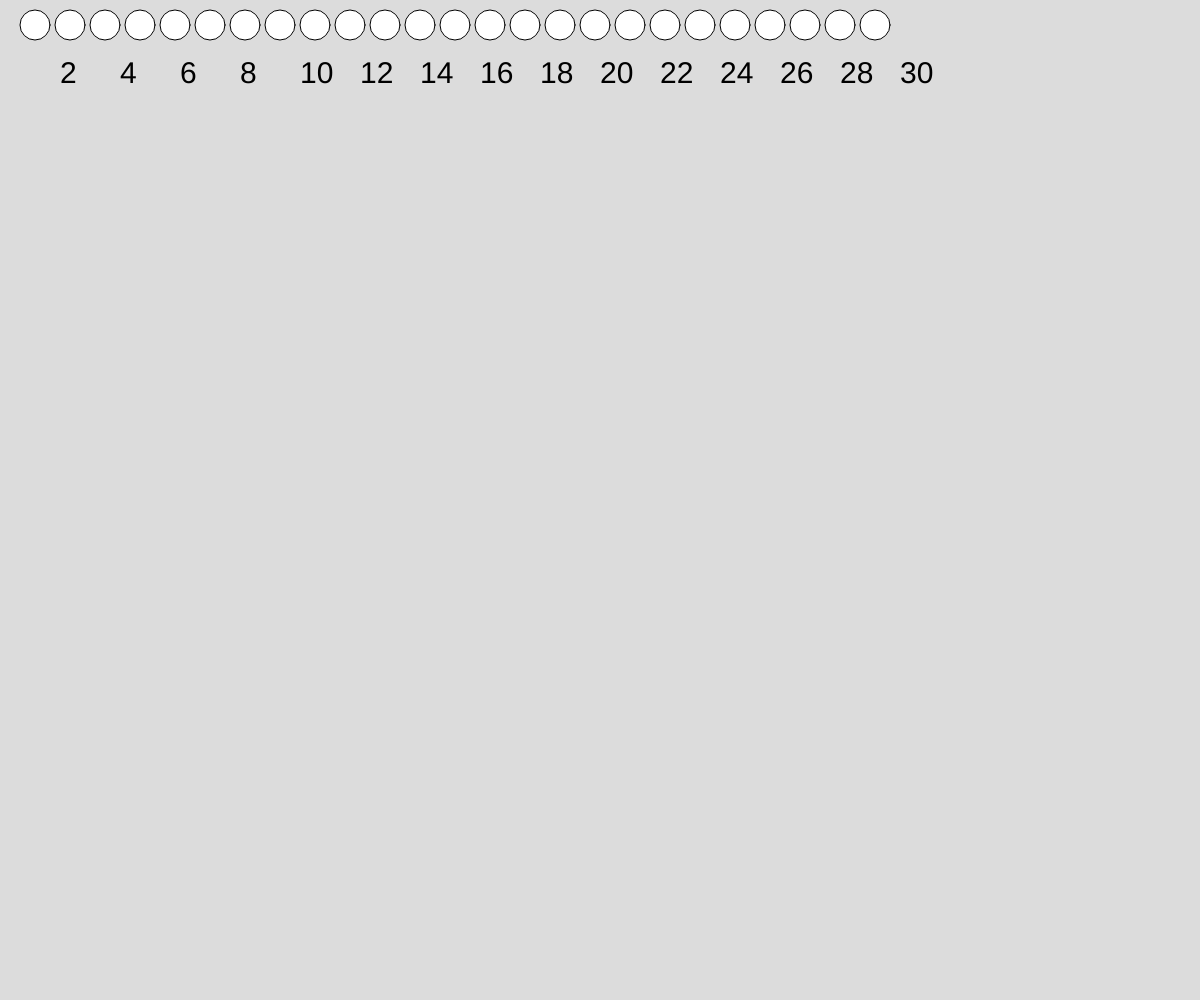
Frame 1 (no input)
Frame 60 (no input): identical to frame 1, image omitted
Frame 120 (the mouse pressed at the canvas centre since frame 60): identical to frame 1, image omitted

The p5.js sketch that drew this single still picture (run headless with seeded random() and noise() and a simulated clock; from frame 60 on, the mouse is pressed at the canvas centre):

// p5.js sketch
// ── sketch.js
function setup() {
  // put setup code here
  createCanvas(windowWidth, windowHeight);

}

function draw() {
  // put drawing code here
  background(220);
  textSize(30)
//Oppgave 2.a
  for (let i = 1; i<= 25; i++){
    circle(i * 35,25,30)
  }

//Oppgave 2.b
for(let j = 2; j <= 30; j++){
  if(j % 2 === 0){
    text(j,j*30,60,20,)
    }
  }
}
